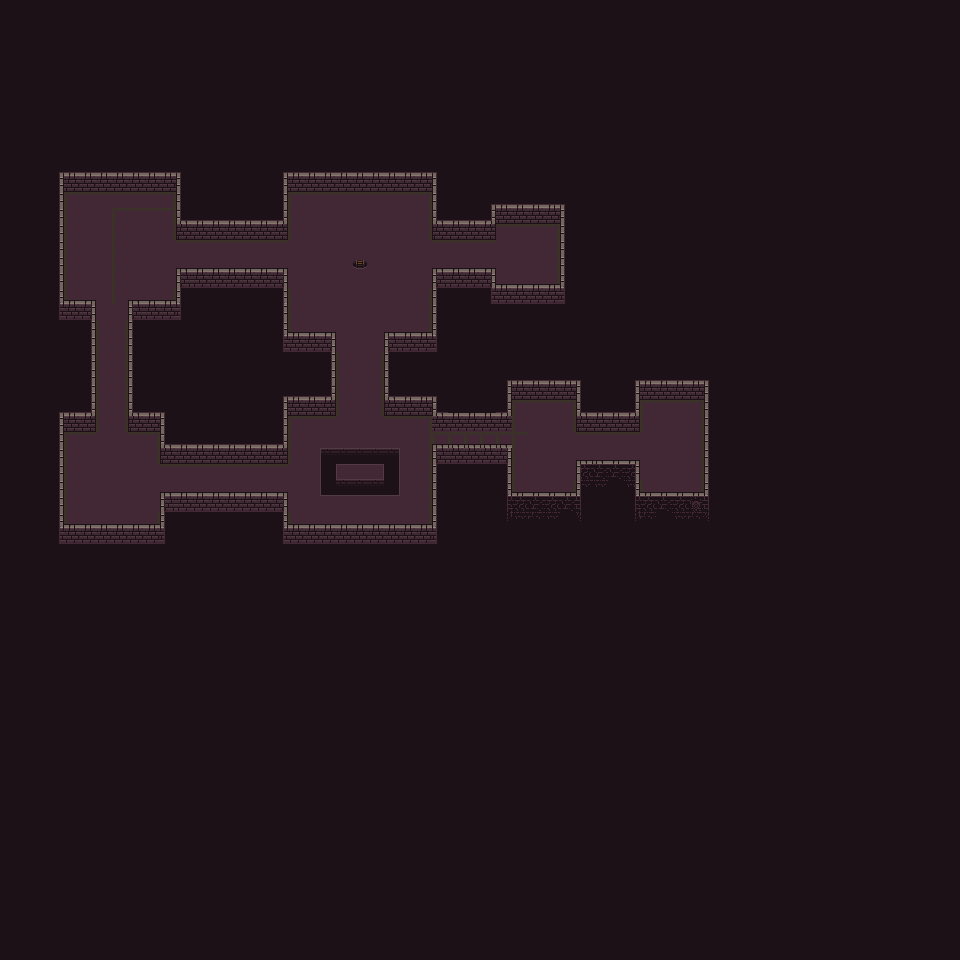

Below is a game level as drawn by its tile map, then a one-line description and the .tmx that defines it (tile-layer data replaced by summaries):
An orthogonal 60x60 tile map with 16x16 px tiles, 4 tile layers (bg1, bg2, floor, fg) and 1 object (player_start).

<map version="1.5" tiledversion="1.6.0" orientation="orthogonal" renderorder="right-down" width="60" height="60" tilewidth="16" tileheight="16" infinite="0" nextlayerid="9" nextobjectid="3">
 <properties>
  <property name="animated" type="bool" value="true" />
  <property name="nocollide" value="true" />
  <property name="tileset" value="dungeonTileSet" />
 </properties>
 <tileset firstgid="1" name="dungeonTileSet" tilewidth="16" tileheight="16" tilecount="256" columns="16">
  <image source="dungeon.png" width="256" height="256" />
 </tileset>
 <layer id="1" name="bg1" width="60" height="60">
  <properties>
   <property name="animated" type="bool" value="true" />
   <property name="nocollide" value="true" />
   <property name="tileset" value="dungeonTileSet" />
  </properties>
  <data>[3600 cells, 3600 non-empty, 2 distinct tile ids]</data>
 </layer>
 <layer id="2" name="bg2" width="60" height="60" locked="1">
  <properties>
   <property name="animated" type="bool" value="true" />
   <property name="nocollide" value="true" />
   <property name="tileset" value="dungeonTileSet" />
  </properties>
  <data>[3600 cells, 44 non-empty, 18 distinct tile ids]</data>
 </layer>
 <layer id="3" name="floor" width="60" height="60" locked="1">
  <properties>
   <property name="animated" type="bool" value="true" />
   <property name="nocollide" value="true" />
   <property name="tileset" value="dungeonTileSet" />
  </properties>
  <data>[3600 cells, 366 non-empty, 11 distinct tile ids]</data>
 </layer>
 <layer id="4" name="fg" width="60" height="60" locked="1">
  <properties>
   <property name="animated" type="bool" value="true" />
   <property name="nocollide" value="true" />
   <property name="tileset" value="dungeonTileSet" />
  </properties>
  <data>[3600 cells, 348 non-empty, 20 distinct tile ids]</data>
 </layer>
 <objectgroup id="6" name="objects">
  <object id="2" name="player_start" x="88" y="216.545" />
 </objectgroup>
</map>
